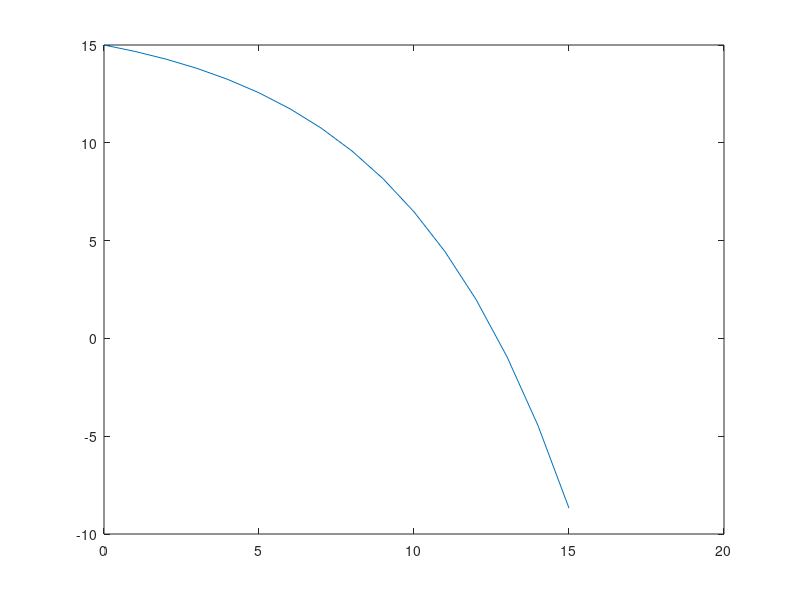

Write MATLAB code to recreate this figure.
% Price predictin model

% Q1 when b and d are constant
disp('Q1')
k=0.01;
p0=15;
d=[1065.4,991.8,971.3,999.2];
s=[1047,1046.5,1011.8,1000.5];
g=d-s;
t=0:3;
p=p0+t*k.*g;
plot(t,p);  
%%
% Q2 When b and d are linear functin of time 
% 
% d=27.68t+922.9;
% s=-3.957t+1032;
disp('Q2')
g0=922.9-1032;
g1=27.68+3.957;
t=0:15;
p=p0+k*(g1.*(t.^2/2)+g0.*t);
plot(t,p)
% 
% Q3 when b and d are polynomial function of time 
% y=2.071x^2−26.74x+1077.1 supply equation
% y=6.853x^2−47.703x+1073.673 demand equation
disp('Q3')
h2=6.853-2.071;
h1=-47.703+26.74;
h0=1073.673-1077.1;
p=p0+k*(h2.*(t.^3/3)+h1.*(t.^2/2)+h0*t);
plot(t,p);
% Q4 when  demand and supply are function of price
% supply equation : Equation	Y = -1.485*X + 1040
% demand equatin : Equation	Y = 16.76*X + 736.4
disp('Q4')
g0=736.4-1040;
g1=16.76+1.485;
t=0:15;
p=((g0+g1*p0).*exp(k*g1.*t))./g1-(g0/g1);
plot(t,p);


% Q5 Now when demand and supply are polynomial function of price.
% Demand equation : y = 0.2295x^4 - 20.8186x^3 + 696.3364x^2 - 10158.3336x + 55513.787
% Supply equation : y = -0.0267x^4 + 2.2970x^3 - 72.1238x^2 + 979.6366x - 3845.1389

% See for element wise